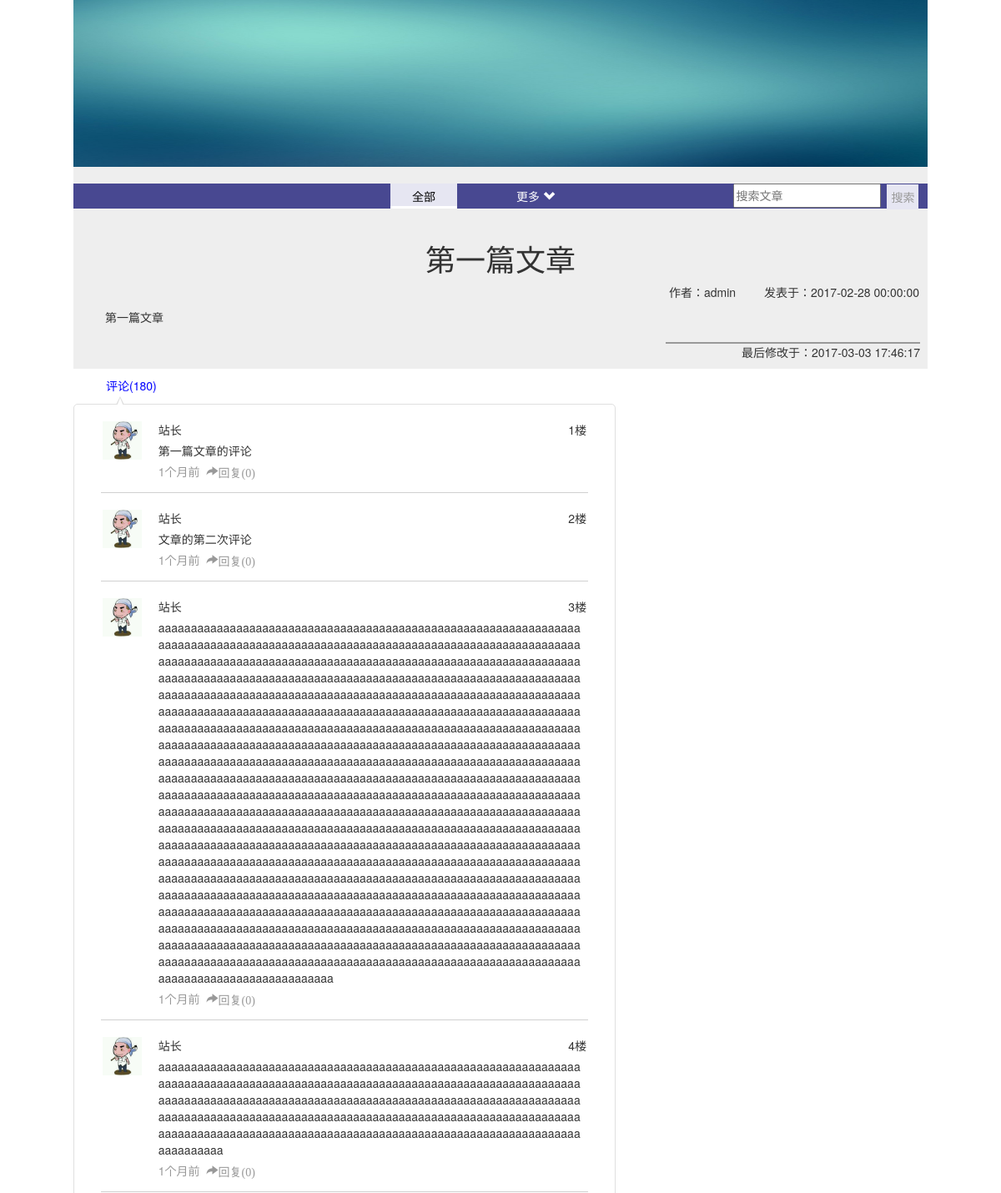
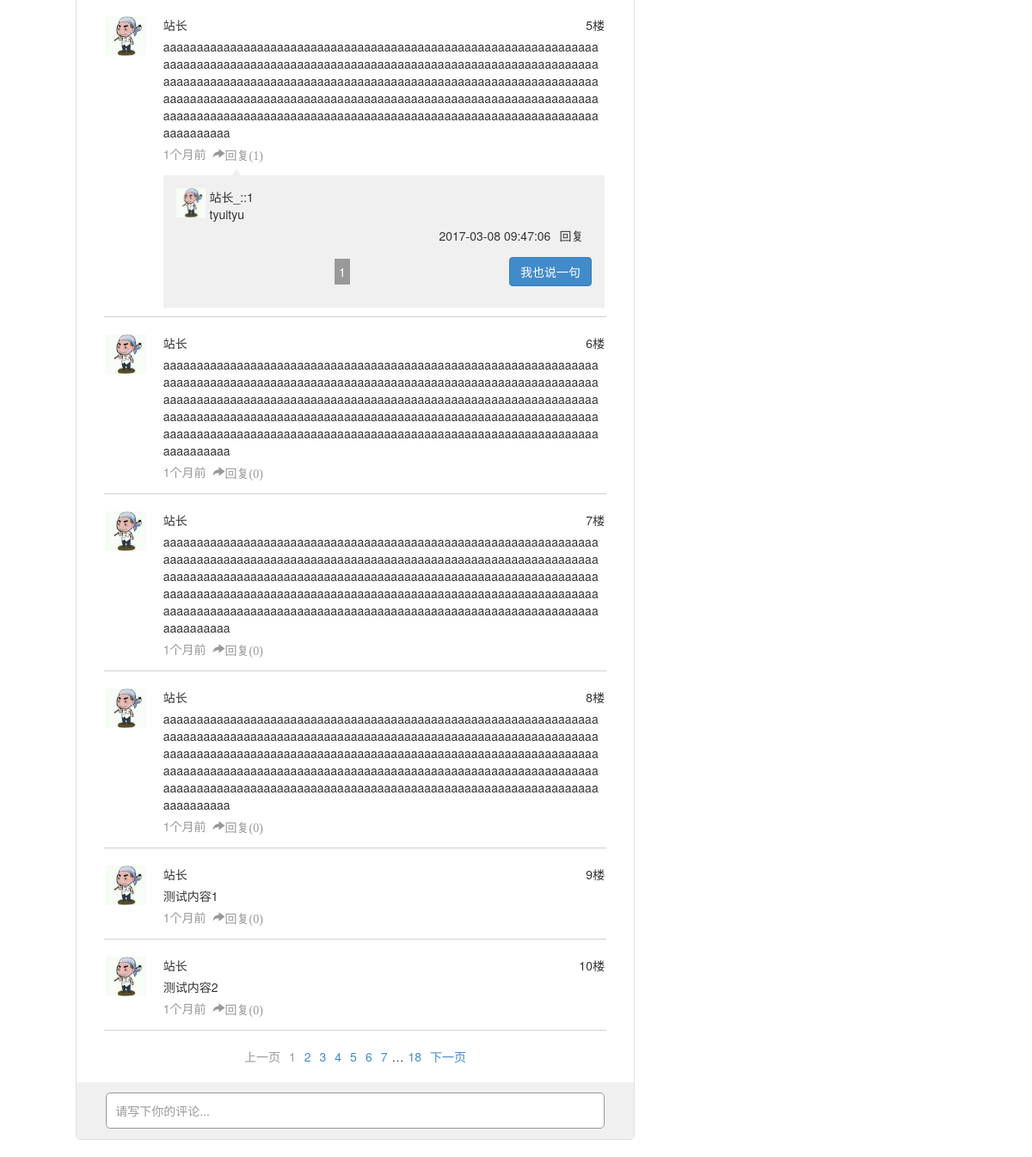
/frontend/article_detail.php?type=all&title=第一篇文章, run on the app's committed database (2 pictures, top to bottom).
### tables this page shows
CREATE TABLE `article` (
  `id` int(4) NOT NULL AUTO_INCREMENT,
  `title` varchar(50) NOT NULL,
  `author` varchar(30) NOT NULL,
  `content` text NOT NULL,
  `create_time` datetime DEFAULT NULL,
  `last_change_time` datetime DEFAULT NULL,
  `art_type` varchar(30) NOT NULL,
  PRIMARY KEY (`id`),
  UNIQUE KEY `title` (`title`)
);

CREATE TABLE `art_comment` (
  `id` int(4) NOT NULL AUTO_INCREMENT,
  `face` varchar(50) DEFAULT NULL,
  `name` varchar(50) DEFAULT NULL,
  `cmt_content` text,
  `create_time` datetime DEFAULT NULL,
  `art_title` varchar(50) DEFAULT NULL,
  PRIMARY KEY (`id`),
  KEY `fk_art` (`art_title`),
  CONSTRAINT `fk_art` FOREIGN KEY (`art_title`) REFERENCES `article` (`title`)
);

CREATE TABLE `cmt_reply` (
  `id` int(4) NOT NULL AUTO_INCREMENT,
  `reply_name` varchar(50) NOT NULL,
  `reply_face` varchar(50) DEFAULT NULL,
  `reply_content` text,
  `reply_time` datetime DEFAULT NULL,
  `comment_id` int(4) DEFAULT NULL,
  PRIMARY KEY (`id`),
  KEY `cmt_reply_ibfk_1` (`comment_id`),
  CONSTRAINT `cmt_reply_ibfk_1` FOREIGN KEY (`comment_id`) REFERENCES `art_comment` (`id`)
);

### frontend/article_detail.php (the view, shortened to what this page needs)
<?php
require_once '../common/database/conn.php';
$title = htmlspecialchars(trim($_GET['title']));
$type = isset($_GET['type']) ? htmlspecialchars(trim($_GET['type'])) : 'all';
$everyPageShow = 10;
$current_page = isset($_GET['page']) ? $_GET['page'] : 1;
$sql = 'select * from art_comment where art_title=:title limit '.($current_page-1)*$everyPageShow.','.$everyPageShow;
$stmt = $conn->prepare($sql);
$stmt->bindParam(':title', $title);
$stmt->execute();
$allCommentArr = $stmt->fetchAll(PDO::FETCH_ASSOC);
$totalDataNum = (int)$conn->query('select num from cmtnumview where title="'.$title.'"')->fetch()[0];
$totalPageNum = ceil($totalDataNum / $everyPageShow);
$sql = 'select * from article where title=:title';
$stmt = $conn->prepare($sql);
$stmt->bindParam(':title', $title);
if(!$stmt->execute()){
	echo '请不要进行非法操作！';
	exit;
}
$res = $stmt->fetch(PDO::FETCH_ASSOC);
$attrArr =  ['prose' => '散文随笔', 'webtec' => 'WEB技术'];
if($res['last_change_time']){$changeTime = $res['last_change_time'];}else{$changeTime = '无修改';}
$dateArr = [];
$resultDateArr = [];
$now = time();
for($i=1; $i<=12; $i++){
    $month[$i] = strtotime('-'.$i.'month');
}
for($i=1; $i<=count($allCommentArr); $i++){
	$dateArr[$i] = strtotime($allCommentArr[$i-1]['create_time']);
}
for($i=1; $i<=count($dateArr); $i++){
    $result = ($now-$dateArr[$i]) / 60;
    if($result>(60*24*365)){
        $resultDateArr[$i-1] = floor($result/(60*24*365)).'年前';
    }elseif($result>(60*24*30)){
        for($x=12; $x>=1; $x--){
            if($month[$x] > $dateArr[$i]){
                $resultDateArr[$i-1] = $x.'个月前';
                break;
            }
        }
    }elseif($result > (60*24)){
        $resultDateArr[$i-1] = floor($result/(60*24)).'天前';
    }elseif($result > 60){
        $resultDateArr[$i-1] = floor($result/60).'小时前';
    }elseif($result > 1){
        $resultDateArr[$i-1] = floor($result).'分钟前';
    }else{
    	$resultDateArr[$i-1] = '刚刚';
    }
}
$commentNum = $conn->query('select num from article,cmtnumview where article.title="'.$res['title'].'" and article.title=cmtnumview.title')->fetch()[0];
$ip = $_SERVER['REMOTE_ADDR'];
$allReplyNum = $conn->query('select * from cmtreplyview where title="'.$res['title'].'"')->fetchAll(PDO::FETCH_ASSOC);
if(!empty($allReplyNum)){
	$allReplyNumArr = [];
	$allCommentIdArr = [];
	for($i=0; $i<count($allCommentArr); $i++){
		for($y=count($allReplyNum)-1; $y>=0; $y--){
			if($allReplyNum[$y]['comment_id'] == $allCommentArr[$i]['id']){
				array_push($allReplyNumArr,$allReplyNum[$y]['reply_num']);
				break;
			}
			if(empty($y)){
				array_push($allReplyNumArr,'0');
			}elseif($y == 0){
				array_push($allReplyNumArr,'0');
			}
		}
		array_push($allCommentIdArr, $allCommentArr[$i]['id']);
	}
	$allReplyCurrentPage = [];
	for($i=0; $i<count($allCommentArr); $i++){
		if(isset($_GET['replyCurrentPage_'.$i])){
			$allReplyCurrentPage['replyCurrentPage_'.$i] = $_GET['replyCurrentPage_'.$i];
		}else{
			$allReplyCurrentPage['replyCurrentPage_'.$i] = 1;
		}
	}
	$replyEveryPageShow = 8;
	for($i=0; $i<count($allCommentIdArr); $i++){
		$replyTotalPageNum[$i] = ceil($allReplyNumArr[$i] / $replyEveryPageShow);
	}
	$everyIdReplyDataArr = [];
	for($i=0; $i<count($allCommentArr); $i++){
		if(!empty($allReplyNumArr[$i])){
			$everyIdReplyData = $conn->query('select * from cmt_reply where comment_id="'.$allCommentIdArr[$i].'" limit '.($allReplyCurrentPage['replyCurrentPage_'.$i] - 1)*$replyEveryPageShow.','.$replyEveryPageShow)->fetchAll(PDO::FETCH_ASSOC);
			array_push($everyIdReplyDataArr, $everyIdReplyData);
		}else{
			array_push($everyIdReplyDataArr, '0');
		}
	}
}
 ?>
 <!DOCTYPE html>
<html lang="en">
<head>
	<link rel="stylesheet" href="../bootstrap/css/bootstrap.css">
</head>
<body>
	<div class='frame'>
				<div class='nav'>
			<div class='nav_pic'><img src="../images/nav.jpg" alt=""></div>
			<br>
		<div class='barframe'>
			<div class='nav_bar'>
				<div class='bar'>
					<div class='nav_bar_title'>
						<a href='/index/all/1.html'><span class='nav_bar_list <?php if($type=="all"){ echo 'myActive';} ?> '>全部</span></a>
					</div>
					<div class='nav_bar_title'>
						<a><span id='allsort' class='nav_bar_list <?php
						if($type=="prose" || $type=="webtec"){
							echo 'myActive';
						}
						?>'>
						<?php
							if($type=="all"){ echo "更多"; }else{ echo $attrArr[$type]; }
						?>
						<span class='glyphicon glyphicon-chevron-down'></span></span></a>
					</div>
					 <div class='mysearch'>
						<input type="text" id='search' placeholder="搜索文章">
						<span id='goSearch'>搜索</span>
					</div>
					</div>
			</div>
		</div>
		</div>
		<br>
		<div class='article_frame'>
			<div class='article_title'><h1 id='article_title'><?= $res['title']; ?></h1></div>
			<div class='article_two'>
				<span class='article_author'>作者：<?= $res['author']; ?></span>
				<span class='article_create'>发表于：<?= $res['create_time'] ?></span>
			</div>
			<div class='article_content'><?php
				if(mb_strlen($res['content'], 'utf-8') > 5000){
					$str = mb_substr($res['content'], 0, 1785, 'utf-8');
					$strLeft = mb_substr($res['content'], 1785, mb_strlen($res['content'], 'utf-8'), 'utf-8').'<span class="article_last_change" id="goArtCmt">最后修改于：'.$changeTime.'</span>';
					echo $str;
					$leftPercent = ceil((1-mb_strlen($str, 'utf-8') / mb_strlen($res['content'], 'utf-8'))*100);
					echo '<a id="showLeftContent">点击展开剩下的'.$leftPercent.'%</a>';
					echo '<span id="leftContent" class="hide">'.$strLeft.'</span>';
				}else{
					echo $res['content'].'<span class="article_last_change" id="goArtCmt">最后修改于：'.$changeTime.'</span>';
				}
			?></div>
			<div class='article_comment'>评论(<?php echo $commentNum>0 ? $commentNum : '0'; ?>)</div>
			<div class='comment_menu'>
				<?php
					for($i=0; $i<count($allCommentArr); $i++){
						$name = explode('_', $allCommentArr[$i]['name']);
						if($name[1] == '::1'){
							$ip = '站长';
						}else{
							$ip = explode('.', $name[1]);
							$ip[0] = '*';
							$ip = $name[0].'_'.implode('.', $ip);
						}
						$cmtFloor = ($current_page-1)*10 + $i + 1;
						echo '<div class="menu_frame" id="'.$i.'">';
							echo '<div class="menu_face"><img class="menu_face_img" src="'.$allCommentArr[$i]['face'].'" /></div>';
							echo '<div class="menu_three">';
								echo '<div class="menu_three_name">'.$ip.'<span class="menu_three_floor">'.($cmtFloor).'楼</span></div>';
								echo '<div class="menu_three_content">'.$allCommentArr[$i]['cmt_content'].'</div>';
								echo '<div class="menu_three_create_time">'.$resultDateArr[$i].'<span " class="glyphicon glyphicon-share-alt cmt_reply" id="cmt_reply_'.$i.'">回复('.$allReplyNumArr[$i].')</span></div>';
								if(!empty($everyIdReplyDataArr[$i])){
									echo '<div class="replyFrame" id="replyFrame_'.$i.'">';
									foreach($everyIdReplyDataArr[$i] as $k => $v){
											echo '<div class="replyFace"><img class="replyFace_img" src="'.$v['reply_face'].'" /></div>';
												echo '<div class="replyContentFrame">';
													echo '<div class="replyName" >'.$v['reply_name'].'</div>';
													echo '<div class="replyContent">'.$v['reply_content'].'</div>';
													echo '<div class="replyTime">'.$v['reply_time'].'<span class="replyTo" id="replyTo_'.$i.'_'.$k.'" value="'.$v['reply_name'].'">回复</span></div>';
												echo '</div>';
											}
								?>
				 <?php
				 		echo '<div class="replyPaginationFrame">';
								echo '<div class="replyPagination">';
								if(!empty($allReplyNumArr[$i])){
									if($replyTotalPageNum[$i] < 7){
										for($j=1; $j<=$replyTotalPageNum[$i]; $j++){
											if($j == $allReplyCurrentPage['replyCurrentPage_'.$i]){
												echo '<a><span class="replyPaginationActive">'.$j.'</span></a>';
											}else{
											echo '<a href="article_detail.php?type='.$type.'&title='.$res['title'].'&page='.$current_page.'&goR='.$i.'&replyCurrentPage_'.$i.'='.$j.'"><span class="replyPaginationNormal">'.$j.'</span></a>';
											}
										}
									}
								}
								echo '</div>';
								echo '<div class="btn btn-primary wantReply" id="wantReply_'.$i.'">我也说一句</div>';
						echo '</div>';
				 	echo '</div>';
				 }
				 echo '</div>';
				echo '</div>';
			}
				  ?>
				<div class='myPagination'>
					<?php
						$pagination = 7;
						if($totalPageNum < $pagination){
							for($i=1; $i<=$totalPageNum; $i++){
								if($i == $current_page){
									echo '<a class="pageActive">'.$i.'</a>';
								}else{
									echo '<a href="article_detail.php?type='.$type.'&title='.$title.'&page='.$i.'&#goArtCmt">'.$i.'</a>';
								}
							}
						}else{
							if($current_page+2 <= $pagination){
								if($current_page > 0 && $current_page == 1){
									echo '<a class="pageActive">上一页</a>';
								}else{
									echo '<a href="article_detail.php?type='.$type.'&title='.$title.'&page='.($current_page-1).'&#goArtCmt">上一页</a>';
								}
								for($i=1; $i<=$pagination; $i++){
									if($i == $current_page){
										echo '<a class="pageActive">'.$i.'</a>';
									}else{
										echo '<a href="article_detail.php?type='.$type.'&title='.$title.'&page='.$i.'&#goArtCmt">'.$i.'</a>';
									}
								}
								echo '…';
								echo '<a href="article_detail.php?type='.$type.'&title='.$title.'&page='.$totalPageNum.'&#goArtCmt">'.$totalPageNum.'</a>';
								if($current_page < $totalPageNum && $current_page > 0){
									echo '<a href="article_detail.php?type='.$type.'&title='.$title.'&page='.($current_page+1).'&#goArtCmt">下一页</a>';
								}else{
									echo '<a class="pageActive">下一页</a>';
								}
							}
						}
					 ?>
				</div>
				<div class="commentFoot">
					<div class='writeCommentFrame'>
						<div class='writeComment' contenteditable='true' placeholder='请写下你的评论...'></div>
					</div>
				</div>
			</div>
		</div>
	</div>
</body>
</html>

### frontend/article_detail.php (style rules this page uses)
body { background-repeat: repeat; }
.frame { width: 1024px; margin:0 auto; background-color: #EEE; }
.nav_bar { width:100%; margin:0 auto; background-color:#484891; }
.nav_bar_title { display: inline-block; margin-right: 50px; }
.nav_pic > img { width:100%; height:200px; }
.nav_bar_list { display: inline-block; height: 30px; line-height: 30px; color:white; width:80px; }
.bar { position: relative; width:100%; display: inline-block; text-align: center; }
.mysearch { display: inline; position: absolute; height:25px; line-height: 23px; vertical-align: middle; left:77.2%; color:black; }
.mysearch input { color:black; }
.mysearch span { padding: 5px; margin-left:4px; vertical-align: middle; background-color:#E6E6F2; color:#999; }
.nav_bar .myActive { border-bottom: 3px solid white; color:black; background-color: #E6E6F2; }
.article_title { text-align: center; }
.article_author { margin-right: 30px; }
.article_content { clear:both; text-indent: 2em; padding-top: 10px; padding-bottom: 10px; margin:10px; background-color: ; }
.article_last_change { position: relative; display: block; left:700px; width:305px; margin-top: 20px; border-top: 2px solid #999; text-align: right; }
.article_two { float:right; width:35%; text-align: right; margin-right: 10px; }
.article_comment { float:left; display: inline-block; margin-bottom: 12px; margin-left:39px; color:blue; }
.comment_menu { position: relative; clear:both; float:left; width:650px; height: 100%; margin-bottom: 20px; border-radius: 5px; border:1px solid #E0E0E0; }
.comment_menu:before { position: absolute; content:""; width:0; height:0; top:-10px; left:50px; border-right:5px solid transparent; border-left:5px solid transparent; border-bottom:10px solid #E0E0E0; }
.comment_menu:after { position: absolute; content:""; width:0; height:0; top:-8px; left:51px; border-right: 4px solid transparent; border-left:4px solid transparent; border-bottom: 10px solid white; }
.menu_frame { position: relative; width:90%; margin:0 auto; text-align: center; border-bottom: 1px solid #D0D0D0; margin-top:20px; }
.menu_face { display: inline-block; vertical-align: top; margin-right: 20px; width:8%; height:8%; }
.menu_face_img { width:100%; height:100%; }
.menu_three { position: relative; display: inline-block; width:88%; height:100%; text-align: left; }
.menu_three_name { margin-bottom: 5px; }
.menu_three_floor { float:right; }
.menu_three_content { word-wrap:break-word; margin-bottom: 5px; }
.menu_three_create_time { color:#999; margin-bottom: 15px; }
.writeCommentFrame { background-color: #F0F0F0; padding: 2px; }
.writeComment { margin: 10px auto; width:90%; border:1px solid #999; border-radius: 5px; padding:10px; background-color: white; }
.writeComment:empty:before { content:attr(placeholder); color:#999; }
.commentFoot { background-color: #F0F0F0; }
.myPagination { margin-top:20px; margin-bottom: 20px; text-align: center; }
.myPagination a { margin-left:5px; margin-right: 5px; }
.pageActive:hover, .pageActive { color:#999; }
.cmt_reply { margin:0 8px; cursor: pointer; }
.replyFrame { position: relative; background-color: #F0F0F0; padding:15px; margin-bottom: 10px; }
.replyFrame:before { position: absolute; content:""; width:0; height:0; left:80px; top:-8px; border-right:5px solid transparent; border-left:5px solid transparent; border-bottom:8px solid #F0F0F0; }
.replyFace { display: inline-block; vertical-align: top; margin-right: 5px; width:7%; height:7%; }
.replyFace_img { width:100%; height:100%; }
.replyContentFrame { position: relative; display: inline-block; width:90%; margin-bottom: 10px; }
.replyContent { display: inline-block; width:100%; word-wrap:break-word; margin-bottom: 5px; }
.replyTime { text-align: right; margin-bottom: 5px; }
.replyPaginationFrame { margin-bottom: 10px; }
.replyPagination { width:80%; height:34px; line-height: 34px; display: inline-block; text-align: center; }
.replyPaginationActive, .replyPaginationActive:hover { background-color: #999; padding: 5px; margin-left: 3px; margin-right: 3px; color:white; }
.wantReply { display: inline-block; float: right; }
.replyTo { margin-left: 10px; cursor: pointer; }
.barframe { height:30px; }

### data on the page
article: title "第一篇文章", author "admin", create_time "2017-02-28 00:00:00", content "第一篇文章", last_change_time "2017-03-03 17:46:17"
art_comment: face (picture), name "站长", cmtFloor "1", cmt_content "第一篇文章的评论", i "1个月前", i "0"
art_comment: face (picture), name "站长", cmtFloor "2", cmt_content "文章的第二次评论", i "1个月前", i "0"
art_comment: face (picture), name "站长", cmtFloor "3", cmt_content "aaaaaaaaaaaaaaaaaaaaaaaaaaaaaaaaaaaaaaaaaaaaaaaaaaaaaaaaaaaaaaaaaaaaaaaaaaaaaaaaaaaaaaaaaaaaaaaaaaaaaaaaaaaaaaaaaaaaaaaaaaaaaaaaaaaaaaaaaaaaaaaaaaaaaaaaaaaaaaaaaaaaaaaaaaaaaaaaaaaaaaaaaaaaaaaaaaaaaaaaaaaaaaaaaaaaaaaaaaaaaaaaaaaaaaaaaaaaaaaaaaaaaaaaaaaaaaaaaaaaaaaaaaaaaaaaaaaaaaaaaaaaaaaaaaaaaaaaaaaaaaaaaaaaaaaaaaaaaaaaaaaaaaaaaaaaaaaaaaaaaaaaaaaaaaaaaaaaaaaaaaaaaaaaaaaaaaaaaaaaaaaaaaaaaaaaaaaaaaaaaaaaaaaaaaaaaaaaaaaaaaaaaaaaaaaaaaaaaaaaaaaaaaaaaaaaaaaaaaaaaaaaaaaaaaaaaaaaaaaaaaaaaaaaaaaaaaaaaaaaaaaaaaaaaaaaaaaaaaaaaaaaaaaaaaaaaaaaaaaaaaaaaaaaaaaaaaaaaaaaaaaaaaaaaaaaaaaaaaaaaaaaaaaaaaaaaaaaaaaaaaaaaaaaaaaaaaaaaaaaaaaaaaaaaaaaaaaaaaaaaaaaaaaaaaaaaaaaaaaaaaaaaaaaaaaaaaaaaaaaaaaaaaaaaaaaaaaaaaaa…", i "1个月前", i "0"
art_comment: face (picture), name "站长", cmtFloor "4", cmt_content "aaaaaaaaaaaaaaaaaaaaaaaaaaaaaaaaaaaaaaaaaaaaaaaaaaaaaaaaaaaaaaaaaaaaaaaaaaaaaaaaaaaaaaaaaaaaaaaaaaaaaaaaaaaaaaaaaaaaaaaaaaaaaaaaaaaaaaaaaaaaaaaaaaaaaaaaaaaaaaaaaaaaaaaaaaaaaaaaaaaaaaaaaaaaaaaaaaaaaaaaaaaaaaaaaaaaaaaaaaaaaaaaaaaaaaaaaaaaaaaaaaaaaaaaaaaaaaaaaaaaaaaaaaaaaaaaaaaaaaaaaaaaaaaaaaaaaaaaaaaaaaaaaaaaaaaaaaaaaaaaaaaaaaaaaaaaaaa", i "1个月前", i "0"
art_comment: face (picture), name "站长", cmtFloor "5", cmt_content "aaaaaaaaaaaaaaaaaaaaaaaaaaaaaaaaaaaaaaaaaaaaaaaaaaaaaaaaaaaaaaaaaaaaaaaaaaaaaaaaaaaaaaaaaaaaaaaaaaaaaaaaaaaaaaaaaaaaaaaaaaaaaaaaaaaaaaaaaaaaaaaaaaaaaaaaaaaaaaaaaaaaaaaaaaaaaaaaaaaaaaaaaaaaaaaaaaaaaaaaaaaaaaaaaaaaaaaaaaaaaaaaaaaaaaaaaaaaaaaaaaaaaaaaaaaaaaaaaaaaaaaaaaaaaaaaaaaaaaaaaaaaaaaaaaaaaaaaaaaaaaaaaaaaaaaaaaaaaaaaaaaaaaaaaaaaaaa", i "1个月前", i "1"
cmt_reply: reply_face (picture), reply_name "站长_::1", reply_content "tyuityu", reply_time "2017-03-08 09:47:06"
art_comment: face (picture), name "站长", cmtFloor "6", cmt_content "aaaaaaaaaaaaaaaaaaaaaaaaaaaaaaaaaaaaaaaaaaaaaaaaaaaaaaaaaaaaaaaaaaaaaaaaaaaaaaaaaaaaaaaaaaaaaaaaaaaaaaaaaaaaaaaaaaaaaaaaaaaaaaaaaaaaaaaaaaaaaaaaaaaaaaaaaaaaaaaaaaaaaaaaaaaaaaaaaaaaaaaaaaaaaaaaaaaaaaaaaaaaaaaaaaaaaaaaaaaaaaaaaaaaaaaaaaaaaaaaaaaaaaaaaaaaaaaaaaaaaaaaaaaaaaaaaaaaaaaaaaaaaaaaaaaaaaaaaaaaaaaaaaaaaaaaaaaaaaaaaaaaaaaaaaaaaaa", i "1个月前", i "0"
art_comment: face (picture), name "站长", cmtFloor "7", cmt_content "aaaaaaaaaaaaaaaaaaaaaaaaaaaaaaaaaaaaaaaaaaaaaaaaaaaaaaaaaaaaaaaaaaaaaaaaaaaaaaaaaaaaaaaaaaaaaaaaaaaaaaaaaaaaaaaaaaaaaaaaaaaaaaaaaaaaaaaaaaaaaaaaaaaaaaaaaaaaaaaaaaaaaaaaaaaaaaaaaaaaaaaaaaaaaaaaaaaaaaaaaaaaaaaaaaaaaaaaaaaaaaaaaaaaaaaaaaaaaaaaaaaaaaaaaaaaaaaaaaaaaaaaaaaaaaaaaaaaaaaaaaaaaaaaaaaaaaaaaaaaaaaaaaaaaaaaaaaaaaaaaaaaaaaaaaaaaaa", i "1个月前", i "0"
art_comment: face (picture), name "站长", cmtFloor "8", cmt_content "aaaaaaaaaaaaaaaaaaaaaaaaaaaaaaaaaaaaaaaaaaaaaaaaaaaaaaaaaaaaaaaaaaaaaaaaaaaaaaaaaaaaaaaaaaaaaaaaaaaaaaaaaaaaaaaaaaaaaaaaaaaaaaaaaaaaaaaaaaaaaaaaaaaaaaaaaaaaaaaaaaaaaaaaaaaaaaaaaaaaaaaaaaaaaaaaaaaaaaaaaaaaaaaaaaaaaaaaaaaaaaaaaaaaaaaaaaaaaaaaaaaaaaaaaaaaaaaaaaaaaaaaaaaaaaaaaaaaaaaaaaaaaaaaaaaaaaaaaaaaaaaaaaaaaaaaaaaaaaaaaaaaaaaaaaaaaaa", i "1个月前", i "0"
art_comment: face (picture), name "站长", cmtFloor "9", cmt_content "测试内容1", i "1个月前", i "0"
art_comment: face (picture), name "站长", cmtFloor "10", cmt_content "测试内容2", i "1个月前", i "0"

### other printed values
$commentNum "180"
$totalPageNum "18"
